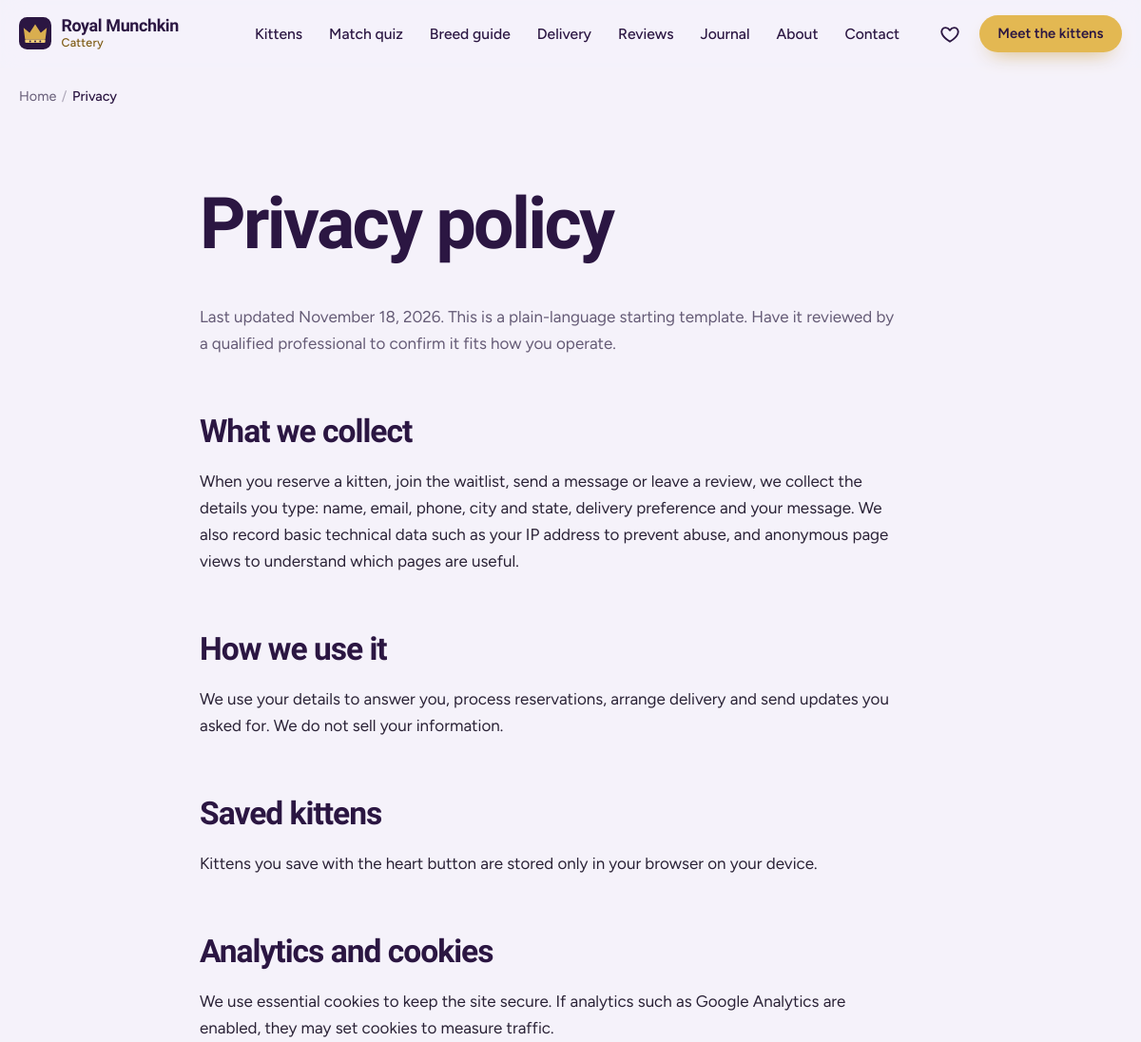
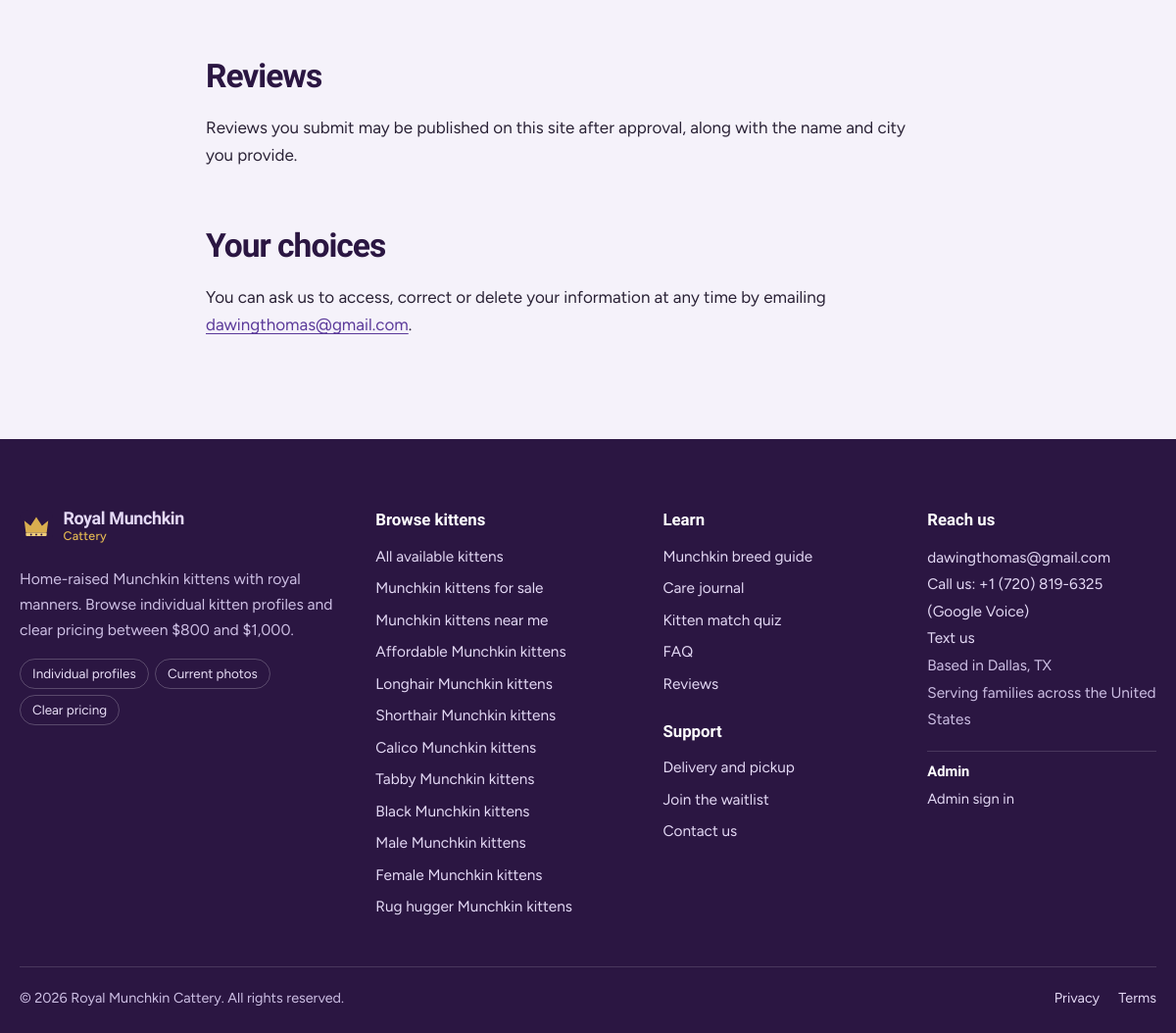
The app's page /privacy/ with its own data (2 pictures, top to bottom).
### core/models.py (models this page shows, shortened)
class SiteSettings(models.Model):
    business_name = models.CharField(max_length=120, default="Royal Munchkin Cattery")
    tagline = models.CharField(max_length=200, default="Home-raised Munchkin kittens with royal manners")
    city = models.CharField(max_length=100, default="Dallas", help_text="Used in schema.org markup. Clear it to hide the address.")
    state = models.CharField(max_length=2, default="TX", blank=True)
    contact_phone = models.CharField(max_length=24, blank=True, help_text="Digits with country code, e.g. +15551234567")
    whatsapp_number = models.CharField(max_length=20, blank=True, help_text="Digits only, e.g. 15551234567")
    contact_email = models.EmailField(default="dawingthomas@gmail.com")
    instagram_url = models.URLField(blank=True)
    facebook_url = models.URLField(blank=True)
    tiktok_url = models.URLField(blank=True)
    youtube_url = models.URLField(blank=True)
    kittens_placed_count = models.PositiveIntegerField(
        default=0, help_text="Shown on the homepage only when above zero. Use a real number."
    )
    announcement = models.CharField(max_length=160, blank=True, help_text="Optional banner above the header (e.g. 'New litter due in March').")
    class Meta:
        verbose_name = "Site Settings"
        verbose_name_plural = "Site Settings"
    @classmethod
    def load(cls):
        obj = cache.get(SETTINGS_CACHE_KEY)
        if obj is None:
            obj, _ = cls.objects.get_or_create(pk=1)
            cache.set(SETTINGS_CACHE_KEY, obj, 300)
        return obj

### core/views.py (the view)
# urls.py: path("privacy/", views.PrivacyView.as_view(), name="privacy"),
class PrivacyView(TemplateView):
    template_name = "core/privacy.html"
    def get_context_data(self, **kwargs):
        ctx = super().get_context_data(**kwargs)
        ctx["meta_title"] = "Privacy Policy | Royal Munchkin Cattery"
        ctx["meta_description"] = "How Royal Munchkin Cattery collects, uses and protects your information."
        ctx["breadcrumbs"] = [("Home", "/"), ("Privacy", "/privacy/")]
        return ctx

### templates/core/privacy.html
{% extends "base.html" %}
{% block content %}
<section class="section"><div class="container narrow prose">
  <h1>Privacy policy</h1>
  <p class="muted">Last updated {% now "F j, Y" %}. This is a plain-language starting template. Have it reviewed by a qualified professional to confirm it fits how you operate.</p>
  <h2>What we collect</h2>
  <p>When you reserve a kitten, join the waitlist, send a message or leave a review, we collect the details you type: name, email, phone, city and state, delivery preference and your message. We also record basic technical data such as your IP address to prevent abuse, and anonymous page views to understand which pages are useful.</p>
  <h2>How we use it</h2>
  <p>We use your details to answer you, process reservations, arrange delivery and send updates you asked for. We do not sell your information.</p>
  <h2>Saved kittens</h2>
  <p>Kittens you save with the heart button are stored only in your browser on your device.</p>
  <h2>Analytics and cookies</h2>
  <p>We use essential cookies to keep the site secure. If analytics such as Google Analytics are enabled, they may set cookies to measure traffic.</p>
  <h2>Reviews</h2>
  <p>Reviews you submit may be published on this site after approval, along with the name and city you provide.</p>
  <h2>Your choices</h2>
  <p>You can ask us to access, correct or delete your information at any time by emailing <a href="mailto:{{ site_settings.contact_email }}">{{ site_settings.contact_email }}</a>.</p>
</div></section>
{% endblock %}

### templates/partials/footer.html (shortened to what this page needs)
{% load humanize %}<footer class="site-footer">
  <div class="container footer-grid">
    <div class="footer-brand">
      <a class="brand brand-light" href="{% url 'core:home' %}">{% include "partials/logo.html" %}<span class="brand-text"><b>Royal Munchkin</b><i>Cattery</i></span></a>
      <p>{{ site_settings.tagline }}. Browse individual kitten profiles and clear pricing between ${{ MIN_PRICE }} and ${{ MAX_PRICE|intcomma }}.</p>
      <ul class="footer-badges">
        <li>Individual profiles</li><li>Current photos</li><li>Clear pricing</li>
      </ul>
    </div>
    <div>
      <h2 class="footer-h">Browse kittens</h2>
      <ul>
        <li><a href="{% url 'kittens:list' %}">All available kittens</a></li>
        {% for slug, label in FOOTER_LANDING_LINKS %}<li><a href="{% url 'core:landing' slug=slug %}">{{ label }}</a></li>{% endfor %}
      </ul>
    </div>
    <div>
      <h2 class="footer-h">Learn</h2>
      <ul>
        <li><a href="{% url 'core:breed_guide' %}">Munchkin breed guide</a></li>
        <li><a href="{% url 'core:journal_list' %}">Care journal</a></li>
        <li><a href="{% url 'kittens:match' %}">Kitten match quiz</a></li>
        <li><a href="{% url 'core:faq' %}">FAQ</a></li>
        <li><a href="{% url 'reviews:list' %}">Reviews</a></li>
      </ul>
      <h2 class="footer-h footer-h-2">Support</h2>
      <ul>
        <li><a href="{% url 'core:delivery' %}">Delivery and pickup</a></li>
        <li><a href="{% url 'core:waitlist' %}">Join the waitlist</a></li>
        <li><a href="{% url 'core:contact' %}">Contact us</a></li>
      </ul>
    </div>
    <div>
      <h2 class="footer-h">Reach us</h2>
      <address>
        <a href="mailto:{{ site_settings.contact_email }}">{{ site_settings.contact_email }}</a>
        {% if CONTACT_PHONE %}<br><a href="tel:{{ CONTACT_PHONE_URI }}">Call us: {{ CONTACT_PHONE }} (Google Voice)</a><br><a href="sms:{{ CONTACT_PHONE_URI }}">Text us</a>{% endif %}
        {% if site_settings.city %}<br><span>Based in {{ site_settings.city }}{% if site_settings.state %}, {{ site_settings.state }}{% endif %}</span>{% endif %}
        <br><span>{{ SITE_LOCATION_SUMMARY }}</span>
      </address>
      <div class="footer-admin">
        <h2 class="footer-h footer-h-2">Admin</h2>
        <a href="{% url 'accounts:login' %}" rel="nofollow">Admin sign in</a>
      </div>
    </div>
  </div>
  <div class="container footer-bottom">
    <span>&copy; {% now "Y" %} {{ SITE_NAME }}. All rights reserved.</span>
    <span class="footer-legal"><a href="{% url 'core:privacy' %}">Privacy</a><a href="{% url 'core:terms' %}">Terms</a></span>
  </div>
</footer>

### static/css/base.css (style rules this page uses)
:root { --ink: #2B1642; --ink-2: #3B2259; --violet: #5B3A9A; --violet-600: #4A2D80; --violet-100: #E7DEF6; --gold: #C79A3B; --gold-bright: #E3B852; --gold-soft: #F6EBCF; --gold-ink: #7D5A12; --mist: #F5F2FA; --mist-2: #ECE6F6; --rose: #F2D3DB; --surface: #FFFFFF; --text: #2A2236; --muted: #655B76; --line: rgba(43, 22, 66, .12); --ok: #2B7A58; --ok-soft: #DDF1E8; --warn-soft: #FBE9C8; --danger: #B3363F; --r-sm: 10px; --r-md: 18px; --r-lg: 28px; --arch: 999px 999px 22px 22px; --shadow-sm: 0 1px 2px rgba(43, 22, 66, .06), 0 4px 14px -6px rgba(43, 22, 66, .18); --shadow-md: 0 2px 4px rgba(43, 22, 66, .05), 0 18px 40px -18px rgba(43, 22, 66, .35); --shadow-lg: 0 30px 70px -28px rgba(43, 22, 66, .55); --font-display: "Bricolage Grotesque", "Avenir Next", "Segoe UI", system-ui, sans-serif; --font-body: "Figtree", system-ui, -apple-system, "Segoe UI", sans-serif; --container: 1200px; --header-h: 72px; --ease: cubic-bezier(.22, 1, .36, 1); --spring: cubic-bezier(.34, 1.56, .64, 1); }
*, *::before, *::after { box-sizing: border-box; }
html { scroll-behavior: smooth; scroll-padding-top: calc(var(--header-h) + 16px); -webkit-text-size-adjust: 100%; }
body { margin: 0; font-family: var(--font-body); font-size: 1.0625rem; line-height: 1.65; color: var(--text); background: var(--mist); -webkit-font-smoothing: antialiased; text-rendering: optimizeLegibility; }
a { color: var(--violet); text-decoration-thickness: 1px; text-underline-offset: 3px; }
h1, h2, h3, h4 { font-family: var(--font-display); color: var(--ink); line-height: 1.08; margin: 0 0 .6em; letter-spacing: -.02em; font-weight: 700; }
h1 { font-size: clamp(2.5rem, 1.4rem + 4.6vw, 4.7rem); letter-spacing: -.035em; line-height: 1.02; }
h2 { font-size: clamp(1.85rem, 1.2rem + 2.2vw, 3rem); letter-spacing: -.03em; }
p { margin: 0 0 1.1em; max-width: 68ch; }
.muted { color: var(--muted); }
.container { width: min(100% - 2.5rem, var(--container)); margin-inline: auto; }
.container.narrow { width: min(100% - 2.5rem, 780px); }
.section { padding-block: clamp(3.5rem, 7vw, 6.5rem); }
.brand { display: inline-flex; align-items: center; gap: .65rem; text-decoration: none; color: var(--ink); flex-shrink: 0; }
.brand-text { display: flex; flex-direction: column; line-height: 1; }
.brand-text b { font: 700 1.12rem/1 var(--font-display); letter-spacing: -.02em; }
.brand-text i { font: 500 .78rem/1.2 var(--font-body); font-style: normal; color: var(--gold-ink); letter-spacing: .02em; margin-top: 2px; }
.brand-light { color: #fff; }
.brand-light .brand-text i { color: var(--gold-bright); }
.prose h2 { margin-top: 1.8em; font-size: clamp(1.5rem, 1.2rem + 1.2vw, 2.1rem); }
.site-footer { background: var(--ink); color: #CDBFE4; padding: clamp(3rem, 6vw, 5rem) 0 1.4rem; margin-top: 0; }
.footer-grid { display: grid; grid-template-columns: 1.4fr 1.1fr 1fr 1fr; gap: clamp(1.6rem, 3vw, 3rem); }
.site-footer a { color: #E4D9F5; text-decoration: none; }
.footer-h { font: 700 1.05rem/1.2 var(--font-display); color: #fff; margin: 0 0 .9rem; letter-spacing: 0; }
.footer-h-2 { margin-top: 1.6rem; }
.site-footer ul { list-style: none; padding: 0; margin: 0; display: grid; gap: .45rem; font-size: .96rem; }
.site-footer address { font-style: normal; line-height: 1.8; font-size: .96rem; }
.footer-admin { margin-top: 1.1rem; padding-top: .8rem; border-top: 1px solid rgba(255, 255, 255, .14); font-size: .92rem; }
.footer-admin .footer-h { margin: 0 0 .35rem; font-size: .92rem; }
.footer-admin a { color: #E4D9F5; text-underline-offset: .2em; }
.footer-brand p { margin: 1rem 0; font-size: .98rem; color: #CDBFE4; max-width: 38ch; }
.footer-badges { display: flex !important; flex-wrap: wrap; gap: .4rem !important; }
.footer-badges li { border: 1px solid rgba(255, 255, 255, .22); border-radius: 999px; padding: .2rem .75rem; font-size: .84rem; color: #E9DFF7; }
.footer-bottom { display: flex; justify-content: space-between; flex-wrap: wrap; gap: 1rem; margin-top: clamp(2rem, 4vw, 3.5rem); padding-top: 1.3rem; border-top: 1px solid rgba(255, 255, 255, .14); font-size: .9rem; }
.footer-legal { display: flex; gap: 1.2rem; }

### records on screen
SiteSettings: contact_email "dawingthomas@gmail.com", tagline "Home-raised Munchkin kittens with royal manners", contact_phone "+1 (720) 819-6325", city "Dallas", state "TX", business_name "Royal Munchkin Cattery"

### other values on screen
{{ label }} "Home"
{{ label }} "Privacy"
{{ MIN_PRICE }} "800"
{{ MAX_PRICE|intcomma }} "1,000"
{{ label }} "Munchkin kittens for sale" "Munchkin kittens near me" "Affordable Munchkin kittens" "Longhair Munchkin kittens" "Shorthair Munchkin kittens" "Calico Munchkin kittens" "Tabby Munchkin kittens" "Black Munchkin kittens" "Male Munchkin kittens" "Female Munchkin kittens" "Rug hugger Munchkin kittens"
{{ SITE_LOCATION_SUMMARY }} "Serving families across the United States"
